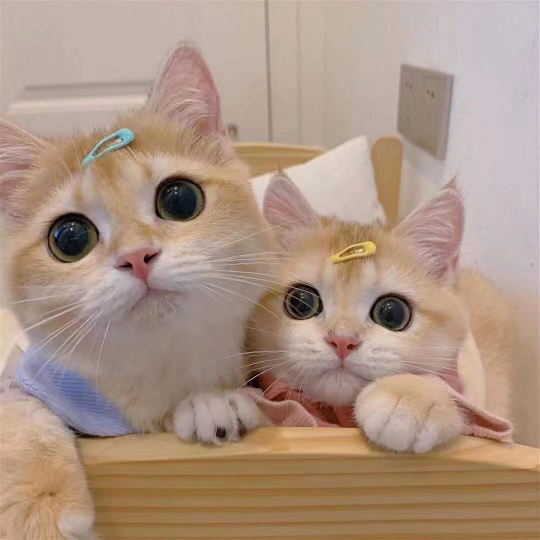
#> input picture Exp3/cat.png, 1080 x 1080 px (shown at 1/2 size)
$ jupyter execute exp3.1.ipynb   (older library calls are emulated)
#> lines starting #> are read from the running program, lines starting #| are printed output that depends on the picture
[cell 1]
import cv2 as cv
import numpy as np
import matplotlib.pyplot as plt
from skimage import util

[cell 2]
# 二维高斯滤波器，行列不分离
def GaussianFilter(inputImage, sigma):
    timeBegin = cv.getTickCount()
    #输出图像
    outputImage = np.zeros(list(inputImage.shape),dtype='uint8')
    #滤波窗口大小
    windowSize = int(6*sigma-1)

    #获取图像信息
    height, width, channels = inputImage.shape

    center = windowSize // 2  # 将滤波器分为widowSize x windowSize个小方格，中心点为center，坐标为(0, 0)

     #零填充
    border = center#添加边界大小
    transImage = cv.copyMakeBorder(inputImage,border,border,border,border,borderType=cv.BORDER_REPLICATE)

    #生成滤波核
    kernel = np.zeros((windowSize, windowSize), dtype=np.float)# windowSize为奇数
    for i in range(windowSize):
        for j in range(windowSize):
            x = i-center  # 方格的横坐标
            y = center-j  # 方格的纵坐标
            kernel[i, j] = np.exp(-(x**2+y**2)/(2*(sigma**2)))

    kernel /= (2 * np.pi * sigma * sigma)
    kernel /= kernel.sum()

    # 平滑操作
    for i in range(height):
        for j in range(width):
            for k in range(channels):
                outputImage[i,j,k] = np.sum(np.multiply(transImage[i:i+windowSize,j:j+windowSize,k], kernel))

    timeEnd = cv.getTickCount()
    time = (timeEnd-timeBegin)/cv.getTickFrequency()
    print("Time of the GaussianFilter  is : ",time)
    return outputImage

[cell 3]
# 产生一维高斯滤波器kernel，行列分离
def SepGaussFilter(inputImage,sigma):
    timeBegin = cv.getTickCount()
    #输出图像
    outputImage = np.zeros(list(inputImage.shape),dtype='uint8')
    #滤波窗口大小
    windowSize = int(6*sigma-1)

    #获取图像信息
    height, width, channels = inputImage.shape
    center = windowSize // 2  # 将滤波器分为widowSize x windowSize个小方格，中心点为center，坐标为(0, 0)

    #零填充
    border = center#添加边界大小
    transImage = cv.copyMakeBorder(inputImage,border,border,border,border,borderType=cv.BORDER_REPLICATE)

    #生成滤波核，其大小为windowSize
    kernel = np.zeros([windowSize], dtype=np.float)
    for i in range(windowSize):
        x = i-center  # 方格的横坐标
        kernel[i] = np.exp(-(x**2)/(2*(sigma**2)))
    kernel /= (2 * np.pi * sigma * sigma)
    kernel /= kernel.sum()

    #行滤波核
    kernelRow = kernel
    #列滤波核
    kernelCol = np.resize(kernel, (windowSize, 1))

    # 开始平滑操作
    # 对行操作
    for j in range(width):
        for k in range(channels):
            transImage[:, j+border, k] = np.sum(np.multiply(transImage[:, j:j+windowSize, k], kernelRow), axis=1)
    # 对列操作
    for i in range(height):
        for k in range(channels):
            outputImage[i, :, k] = np.sum(np.multiply(transImage[i:i + windowSize, border:width + border, k], kernelCol), axis=0)

    timeEnd = cv.getTickCount()
    time = (timeEnd-timeBegin)/cv.getTickFrequency()
    print("Time of the SepGaussFilter  is : ",time)
    return outputImage

[cell 4]
if __name__ == "__main__":
    # 读取图像
    imgSrc = cv.imread("cat.png")
#> imgSrc is the input picture: shape (1080, 1080, 3); mean B, G, R 131.8, 148.1, 172.7

    #产生高斯噪声，处理后图像变为float64格式
    noise_gs_img = util.random_noise(imgSrc, mode="gaussian",mean= 0,var = 0.05)
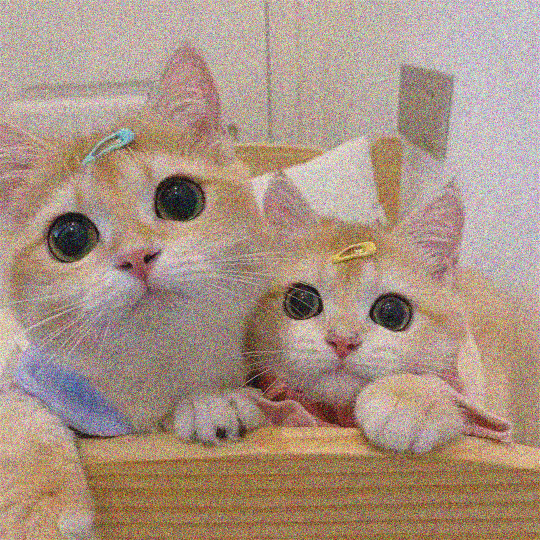
#> noise_gs_img: shape (1080, 1080, 3) float64 (shown at 1/2 size); mean B, G, R 0.516, 0.577, 0.667
    #将图像转换为uint8格式，否则保存后是全黑的。
    noise_gs_img = cv.normalize(noise_gs_img, None, 0, 255, cv.NORM_MINMAX, cv.CV_8U)

    #产生椒盐噪声，处理后图像变为float64格式
    noise_sp_img = util.random_noise(imgSrc, mode="s&p",amount = 0.2)
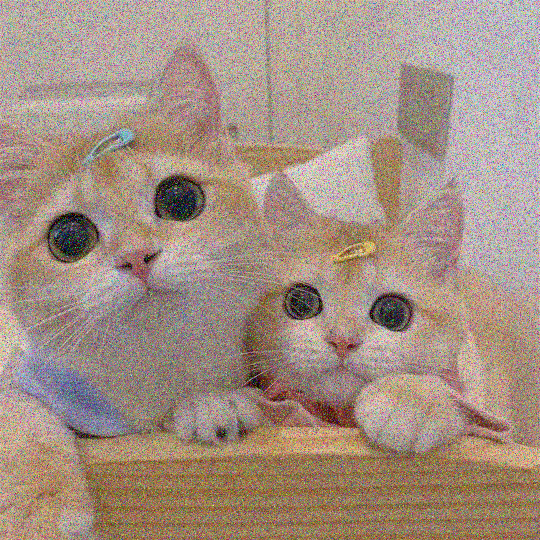
#> noise_sp_img: shape (1080, 1080, 3) float64 (shown at 1/2 size); mean B, G, R 0.513, 0.565, 0.642
    noise_sp_img = cv.normalize(noise_sp_img, None, 0, 255, cv.NORM_MINMAX, cv.CV_8U)

    cv.imwrite("noise_gs.png", noise_gs_img)
    cv.imwrite("noise_sp.png",noise_sp_img)
    #opencv 函数实现高斯滤波
    gs_blur_img  = cv.GaussianBlur(noise_gs_img,(5,5),0.8)
    cv.imwrite("gs_blur.png",gs_blur_img)
    # 高斯滤波
    gs_filter_img = GaussianFilter(noise_gs_img,sigma=0.9)
#> in GaussianFilter, `transImage = cv.copyMakeBorder(inputImage,border,border,border,border,..`:
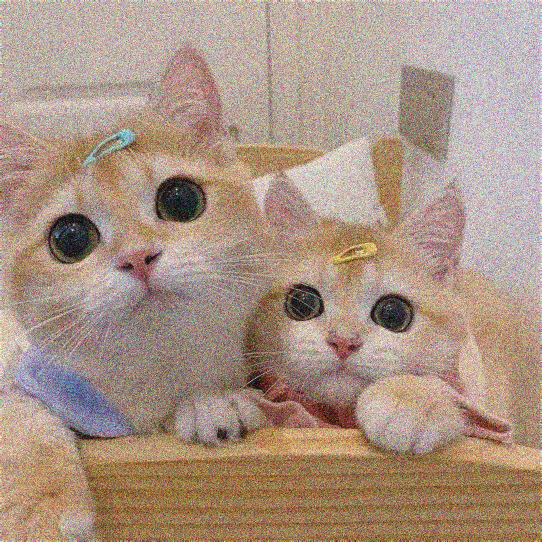
#> transImage: shape (1084, 1084, 3) (shown at 1/2 size); mean B, G, R 131.8, 147.4, 170.3
    cv.imwrite("gs_filter.png", gs_filter_img)
    #行列分离高斯滤波
    sep_gs_filter_img = SepGaussFilter(noise_gs_img, sigma=0.9)
    cv.imwrite("sep_gs_filter.png", sep_gs_filter_img)

    #显示图像
    titles = ["Source Image","Gauss Noise","SpNoise","Gauss Blur","Gauss Filter","Sep GaussFilter"]
    images = [imgSrc,noise_gs_img,noise_sp_img,gs_blur_img,gs_filter_img,sep_gs_filter_img]
    plt.figure(figsize = (40,30))
    for i in range(6):
        plt.subplot(1,6,i+1)
        plt.imshow(images[i])
        plt.title(titles[i])
    plt.show()
#> figure, not shown here; B, G, R data is drawn as R, G, B
